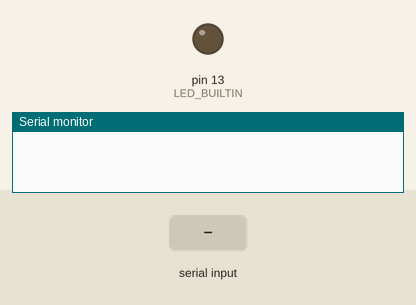
Simulated run of this program. Board: Arduino Nano, built with avr-gcc and run on an emulated ATmega328P. Parts: output pins drawn as LEDs (lit = HIGH), the last lines printed to the serial monitor. Dashed ring = blinking. The inputs (shaded band) are chosen by the test bench.

Above: at 0.1 s.
At 2.2 s:
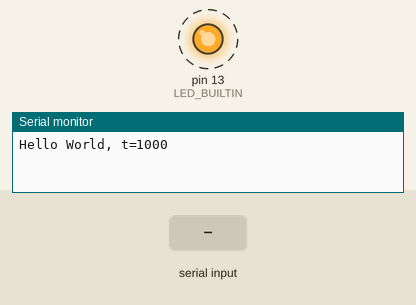
2.3 s: "1\n" received over Serial
Timing chart, 0 to 11.3 s (numbered marks = the images above; inputs shaded):
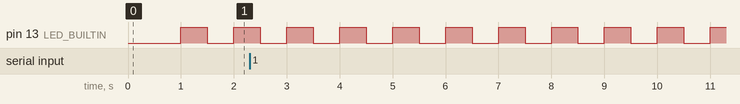

Measured:
- by itself, pin 13 (LED_BUILTIN): alternates HIGH for 0.50 s and LOW for 0.50 s

The program:

main.cpp
```cpp
#include <Arduino.h>

void setup()
{
  pinMode(LED_BUILTIN, OUTPUT);
	Serial.begin(9600);

	while (!Serial)
		; // Wait for Serial to be ready

	delay(1000);
}

void loop() {
  static uint32_t t = 0;
  if (millis() - t >= 1000) {
    t += 1000;
    Serial.print(F("Hello World, t="));
    Serial.println(t);
  }
  //
  digitalWrite(LED_BUILTIN, HIGH);  // зажечь
  delay(500);
  digitalWrite(LED_BUILTIN, LOW);   // погасить
  delay(500);
  //
  static String input;

  if (Serial.available()) {
    char c = Serial.read();
    if (c == '\n') {
      Serial.print("Got: ");
      Serial.println(input);
      input = "";               // сбросить
    } else {
      input += c;
    }
  }
}
```
